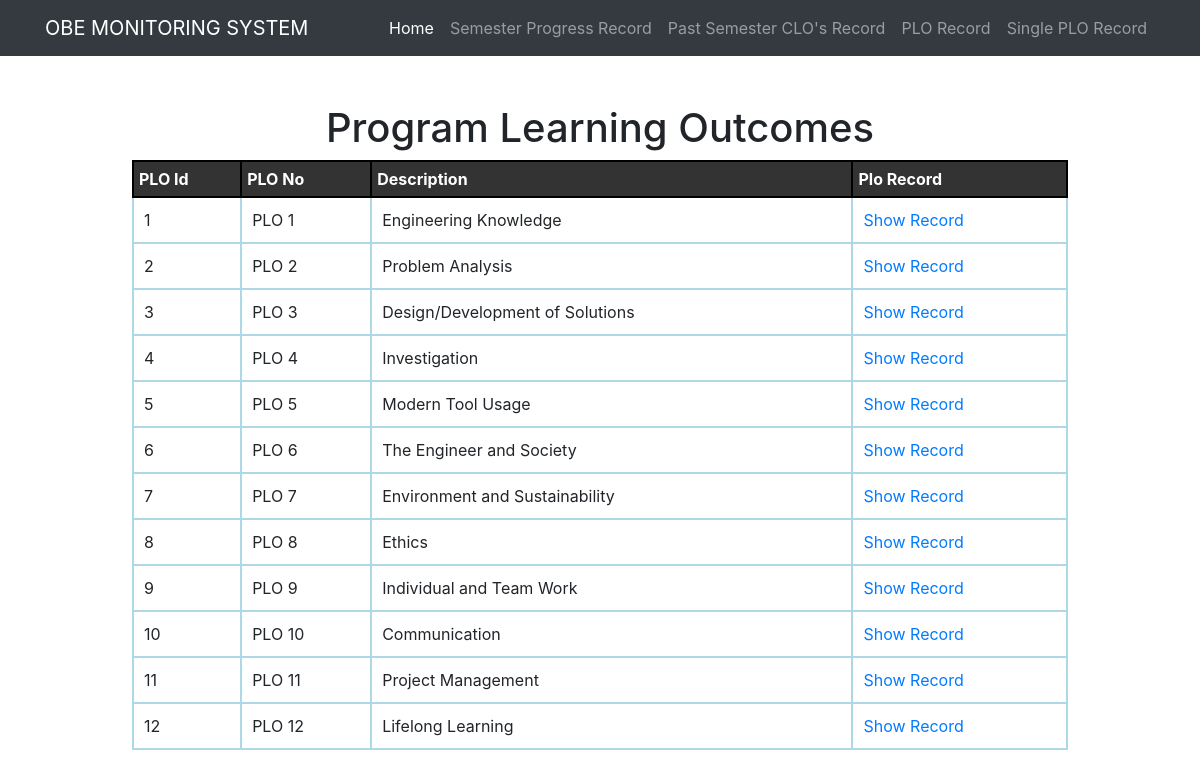
Page /plowiseRecord.php on the committed database.
### tables this page shows
CREATE TABLE `plo` (
  `plo_id` int(10) NOT NULL,
  `plo_no` varchar(255) NOT NULL,
  `plo_desc` varchar(255) NOT NULL
);

### plowiseRecord.php (the view, shortened to what this page needs)
<!DOCTYPE html>
<html>
<head>
	 <link rel="stylesheet" type="text/css" href="courses.css" />
</head>
<body>
</body>
</html>
<?php
	require 'connection.php';
	$batch = $_GET['batch'];
	require 'navbar.php';
	$selectAllPlo = "Select * from plo";
	$allPlo = mysqli_query($conn,$selectAllPlo);
	echo '<div id="student"> <h1 style= text-align:center;> Program Learning Outcomes </h1> <table  style="border: 1px solid blue" id="ploTable"><tr>
	<th>PLO Id </th>
	<th>PLO No </th>
	<th>Description </th>
	<th> Plo Record </th>
	</tr>';
	while($row = mysqli_fetch_assoc($allPlo)){
		echo "<tr>
			<td> $row[plo_id] </td>
			<td> $row[plo_no] </td>
			<td> $row[plo_desc] </td>
			<td><a href='singlePloRecord.php?plo=$row[plo_id]&batch=$batch'>Show Record </a></td>
			</tr>";
	}
?>

### navbar.php (shortened to what this page needs)
<!DOCTYPE html>
<html lang="en">
<head>
  <link href="vendor/bootstrap/css/bootstrap.min.css" rel="stylesheet">
</head>
<body>
  <nav class="navbar navbar-expand-lg navbar-dark bg-dark static-top" style="background-color: #ddeeff;">
    <div class="container">
      <a class="navbar-brand" href="index.php">OBE MONITORING SYSTEM</a>
      <div class="collapse navbar-collapse" id="navbarResponsive">
        <ul class="navbar-nav ml-auto">
          <li class="nav-item active">
            <a class="nav-link" href="index.php">Home
            </a>
          </li>
          <li class="nav-item">
            <a class="nav-link" href="progressSemesterType.php?val=progress">Semester Progress Record</a>
          </li>
          <li class="nav-item">
            <a class="nav-link" href="progressSemesterType.php?val=past">Past Semester CLO's Record</a>
          </li>
          <li class="nav-item">
            <a class="nav-link" href="progressSemesterType.php?val=ploRecord">PLO Record</a>
          </li>
          <li class="nav-item">
            <a class="nav-link" href="progressSemesterType.php?val=singleRecord">Single PLO Record</a>
          </li>
        </ul>
      </div>
    </div>
  </nav>
</body>
</html>

### courses.css (style rules this page uses)
td { padding:0.5%; }
#student { width: 80%; margin-top: 3%; margin-left: 10%; padding: 1%; }
#ploTable { width: 100%; }
#ploTable td { border: 2px solid lightblue; padding:10px; }
#ploTable th { border: 2px solid black; padding:5px; background:rgba(0,0,0,0.8); color: white; }
#ploTable a { display: block; text-decoration: none; }

### rows in the picture
plo: plo_id "1", plo_no "PLO 1", plo_desc "Engineering Knowledge"
plo: plo_id "2", plo_no "PLO 2", plo_desc "Problem Analysis"
plo: plo_id "3", plo_no "PLO 3", plo_desc "Design/Development of Solutions"
plo: plo_id "4", plo_no "PLO 4", plo_desc "Investigation"
plo: plo_id "5", plo_no "PLO 5", plo_desc "Modern Tool Usage"
plo: plo_id "6", plo_no "PLO 6", plo_desc "The Engineer and Society"
plo: plo_id "7", plo_no "PLO 7", plo_desc "Environment and Sustainability"
plo: plo_id "8", plo_no "PLO 8", plo_desc "Ethics"
plo: plo_id "9", plo_no "PLO 9", plo_desc "Individual and Team Work"
plo: plo_id "10", plo_no "PLO 10", plo_desc "Communication"
plo: plo_id "11", plo_no "PLO 11", plo_desc "Project Management"
plo: plo_id "12", plo_no "PLO 12", plo_desc "Lifelong Learning"
